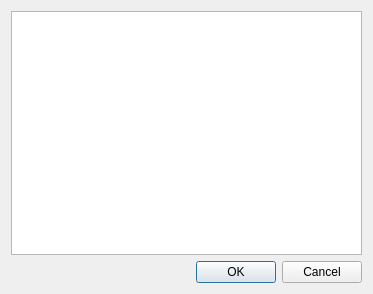
<?xml version="1.0" encoding="UTF-8"?>
<ui version="4.0">
 <class>MemoDialog</class>
 <widget class="QDialog" name="MemoDialog">
  <property name="geometry">
   <rect>
    <x>0</x>
    <y>0</y>
    <width>373</width>
    <height>294</height>
   </rect>
  </property>
  <property name="windowTitle">
   <string>Dialog</string>
  </property>
  <layout class="QVBoxLayout" name="verticalLayout">
   <item>
    <widget class="QTextEdit" name="textEdit"/>
   </item>
   <item>
    <widget class="QDialogButtonBox" name="buttonBox">
     <property name="orientation">
      <enum>Qt::Horizontal</enum>
     </property>
     <property name="standardButtons">
      <set>QDialogButtonBox::Cancel|QDialogButtonBox::Ok</set>
     </property>
    </widget>
   </item>
  </layout>
 </widget>
 <resources/>
 <connections>
  <connection>
   <sender>buttonBox</sender>
   <signal>accepted()</signal>
   <receiver>MemoDialog</receiver>
   <slot>accept()</slot>
   <hints>
    <hint type="sourcelabel">
     <x>248</x>
     <y>254</y>
    </hint>
    <hint type="destinationlabel">
     <x>157</x>
     <y>274</y>
    </hint>
   </hints>
  </connection>
  <connection>
   <sender>buttonBox</sender>
   <signal>rejected()</signal>
   <receiver>MemoDialog</receiver>
   <slot>reject()</slot>
   <hints>
    <hint type="sourcelabel">
     <x>316</x>
     <y>260</y>
    </hint>
    <hint type="destinationlabel">
     <x>286</x>
     <y>274</y>
    </hint>
   </hints>
  </connection>
 </connections>
</ui>
